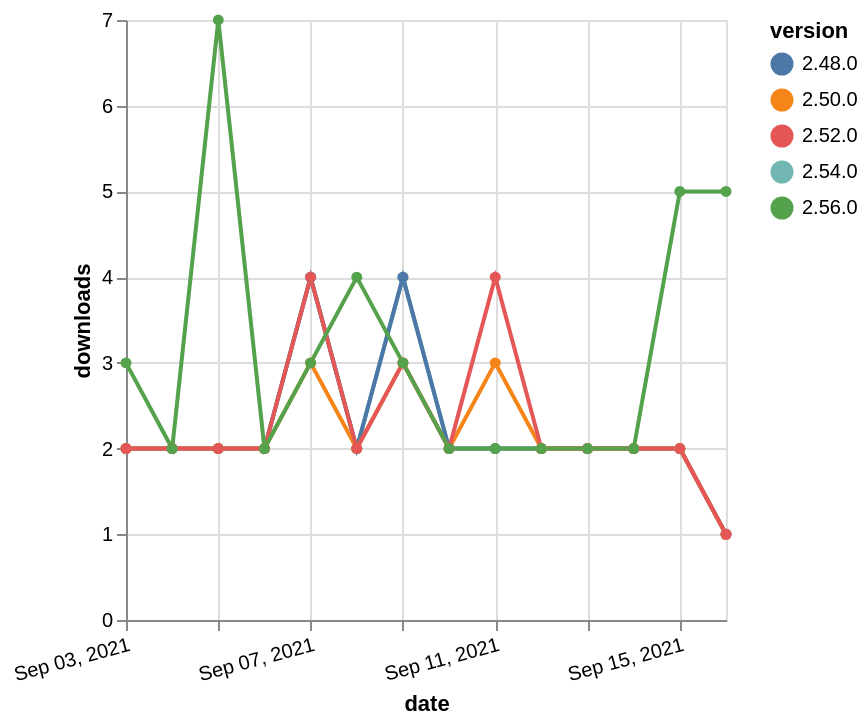

Source (Vega-Lite JSON):
### Vega-Lite specification from a JSON file in a GitHub repository (floating-point values rounded to 4 significant figures)
{"$schema": "https://vega.github.io/schema/vega-lite/v5.json", "description": "A simple bar chart with embedded data.", "data": {"values": [{"date": "2021-09-03", "total": 752, "delta": 2, "version": "2.54.0"}, {"date": "2021-09-04", "total": 754, "delta": 2, "version": "2.54.0"}, {"date": "2021-09-05", "total": 756, "delta": 2, "version": "2.54.0"}, {"date": "2021-09-06", "total": 758, "delta": 2, "version": "2.54.0"}, {"date": "2021-09-07", "total": 762, "delta": 4, "version": "2.54.0"}, {"date": "2021-09-08", "total": 764, "delta": 2, "version": "2.54.0"}, {"date": "2021-09-09", "total": 768, "delta": 4, "version": "2.54.0"}, {"date": "2021-09-10", "total": 770, "delta": 2, "version": "2.54.0"}, {"date": "2021-09-11", "total": 772, "delta": 2, "version": "2.54.0"}, {"date": "2021-09-12", "total": 774, "delta": 2, "version": "2.54.0"}, {"date": "2021-09-13", "total": 776, "delta": 2, "version": "2.54.0"}, {"date": "2021-09-14", "total": 778, "delta": 2, "version": "2.54.0"}, {"date": "2021-09-15", "total": 780, "delta": 2, "version": "2.54.0"}, {"date": "2021-09-16", "total": 781, "delta": 1, "version": "2.54.0"}, {"date": "2021-09-03", "total": 1980, "delta": 2, "version": "2.48.0"}, {"date": "2021-09-04", "total": 1982, "delta": 2, "version": "2.48.0"}, {"date": "2021-09-05", "total": 1984, "delta": 2, "version": "2.48.0"}, {"date": "2021-09-06", "total": 1986, "delta": 2, "version": "2.48.0"}, {"date": "2021-09-07", "total": 1990, "delta": 4, "version": "2.48.0"}, {"date": "2021-09-08", "total": 1992, "delta": 2, "version": "2.48.0"}, {"date": "2021-09-09", "total": 1996, "delta": 4, "version": "2.48.0"}, {"date": "2021-09-10", "total": 1998, "delta": 2, "version": "2.48.0"}, {"date": "2021-09-11", "total": 2000, "delta": 2, "version": "2.48.0"}, {"date": "2021-09-12", "total": 2002, "delta": 2, "version": "2.48.0"}, {"date": "2021-09-13", "total": 2004, "delta": 2, "version": "2.48.0"}, {"date": "2021-09-14", "total": 2006, "delta": 2, "version": "2.48.0"}, {"date": "2021-09-15", "total": 2008, "delta": 2, "version": "2.48.0"}, {"date": "2021-09-16", "total": 2009, "delta": 1, "version": "2.48.0"}, {"date": "2021-09-03", "total": 1491, "delta": 2, "version": "2.50.0"}, {"date": "2021-09-04", "total": 1493, "delta": 2, "version": "2.50.0"}, {"date": "2021-09-05", "total": 1495, "delta": 2, "version": "2.50.0"}, {"date": "2021-09-06", "total": 1497, "delta": 2, "version": "2.50.0"}, {"date": "2021-09-07", "total": 1500, "delta": 3, "version": "2.50.0"}, {"date": "2021-09-08", "total": 1502, "delta": 2, "version": "2.50.0"}, {"date": "2021-09-09", "total": 1505, "delta": 3, "version": "2.50.0"}, {"date": "2021-09-10", "total": 1507, "delta": 2, "version": "2.50.0"}, {"date": "2021-09-11", "total": 1510, "delta": 3, "version": "2.50.0"}, {"date": "2021-09-12", "total": 1512, "delta": 2, "version": "2.50.0"}, {"date": "2021-09-13", "total": 1514, "delta": 2, "version": "2.50.0"}, {"date": "2021-09-14", "total": 1516, "delta": 2, "version": "2.50.0"}, {"date": "2021-09-15", "total": 1518, "delta": 2, "version": "2.50.0"}, {"date": "2021-09-16", "total": 1519, "delta": 1, "version": "2.50.0"}, {"date": "2021-09-03", "total": 1029, "delta": 2, "version": "2.52.0"}, {"date": "2021-09-04", "total": 1031, "delta": 2, "version": "2.52.0"}, {"date": "2021-09-05", "total": 1033, "delta": 2, "version": "2.52.0"}, {"date": "2021-09-06", "total": 1035, "delta": 2, "version": "2.52.0"}, {"date": "2021-09-07", "total": 1039, "delta": 4, "version": "2.52.0"}, {"date": "2021-09-08", "total": 1041, "delta": 2, "version": "2.52.0"}, {"date": "2021-09-09", "total": 1044, "delta": 3, "version": "2.52.0"}, {"date": "2021-09-10", "total": 1046, "delta": 2, "version": "2.52.0"}, {"date": "2021-09-11", "total": 1050, "delta": 4, "version": "2.52.0"}, {"date": "2021-09-12", "total": 1052, "delta": 2, "version": "2.52.0"}, {"date": "2021-09-13", "total": 1054, "delta": 2, "version": "2.52.0"}, {"date": "2021-09-14", "total": 1056, "delta": 2, "version": "2.52.0"}, {"date": "2021-09-15", "total": 1058, "delta": 2, "version": "2.52.0"}, {"date": "2021-09-16", "total": 1059, "delta": 1, "version": "2.52.0"}, {"date": "2021-09-03", "total": 237, "delta": 3, "version": "2.56.0"}, {"date": "2021-09-04", "total": 239, "delta": 2, "version": "2.56.0"}, {"date": "2021-09-05", "total": 246, "delta": 7, "version": "2.56.0"}, {"date": "2021-09-06", "total": 248, "delta": 2, "version": "2.56.0"}, {"date": "2021-09-07", "total": 251, "delta": 3, "version": "2.56.0"}, {"date": "2021-09-08", "total": 255, "delta": 4, "version": "2.56.0"}, {"date": "2021-09-09", "total": 258, "delta": 3, "version": "2.56.0"}, {"date": "2021-09-10", "total": 260, "delta": 2, "version": "2.56.0"}, {"date": "2021-09-11", "total": 262, "delta": 2, "version": "2.56.0"}, {"date": "2021-09-12", "total": 264, "delta": 2, "version": "2.56.0"}, {"date": "2021-09-13", "total": 266, "delta": 2, "version": "2.56.0"}, {"date": "2021-09-14", "total": 268, "delta": 2, "version": "2.56.0"}, {"date": "2021-09-15", "total": 273, "delta": 5, "version": "2.56.0"}, {"date": "2021-09-16", "total": 278, "delta": 5, "version": "2.56.0"}]}, "width": "container", "mark": {"type": "line", "point": {"filled": true}}, "encoding": {"x": {"field": "date", "type": "temporal", "timeUnit": "yearmonthdate", "title": "date", "axis": {"labelAngle": -15}}, "y": {"field": "delta", "type": "quantitative", "title": "downloads"}, "color": {"field": "version", "type": "nominal"}, "tooltip": {"field": "delta"}}}
